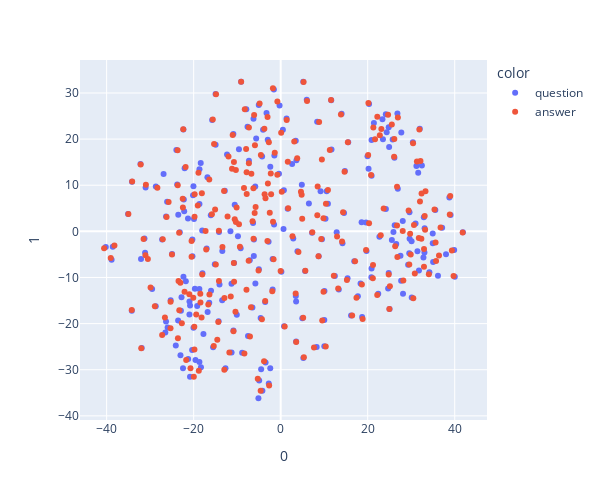

Here is the notebook cell this chart was saved with:
### Code cell
from sklearn.manifold import TSNE
import plotly.express as px

tsne = TSNE(n_components=2, perplexity=30, random_state=42, learning_rate="auto", early_exaggeration=5.0, n_iter=5000, init="pca")
embedding = torch.cat([embedding_Q,embedding_A],dim=0)        #torch.cat([embedding_Q[torch.randperm(embedding_Q.size(0))],embedding_A[torch.randperm(embedding_A.size(0))]],dim=0)
show_dims2 = tsne.fit_transform(embedding.numpy())


color_Q = ["question" for i in range(len(embedding_Q))]
color_A = ["answer" for i in range(len(embedding_A))]
category_Q = ["question " + str(i) for i in range(len(embedding_Q))]
category_A = ["answer " + str(i) for i in range(len(embedding_A))]

color = color_Q + color_A
category = category_Q + category_A

x = [x for x, y in show_dims2]
y = [y for x, y in show_dims2]
fig = px.scatter(
    show_dims2, x=0, y=1,
    width=600, height=500,
    color = color,
    hover_name=category,
)
fig.update_traces(
hovertemplate=None,
hoverinfo='text'
)
fig.show()

### Figure 1 — Plotly figure (JSON) as saved in the notebook; plotly's stock layout.template omitted (floating-point values rounded to 4 significant figures; data arrays with more than 128 entries replaced by an {"elided": "..."} marker saying what was removed)
{"data": [{"hoverinfo": "text", "hovertext": {"elided": "251 str values"}, "legendgroup": "question", "marker": {"color": "#636efa", "symbol": "circle"}, "mode": "markers", "name": "question", "orientation": "v", "showlegend": true, "type": "scatter", "x": {"elided": "251 float values"}, "xaxis": "x", "y": {"elided": "251 float values"}, "yaxis": "y"}, {"hoverinfo": "text", "hovertext": {"elided": "251 str values"}, "legendgroup": "answer", "marker": {"color": "#EF553B", "symbol": "circle"}, "mode": "markers", "name": "answer", "orientation": "v", "showlegend": true, "type": "scatter", "x": {"elided": "251 float values"}, "xaxis": "x", "y": {"elided": "251 float values"}, "yaxis": "y"}], "layout": {"height": 500, "legend": {"title": {"text": "color"}, "tracegroupgap": 0}, "margin": {"t": 60}, "width": 600, "xaxis": {"anchor": "y", "domain": [0, 1], "title": {"text": "0"}}, "yaxis": {"anchor": "x", "domain": [0, 1], "title": {"text": "1"}}}}
